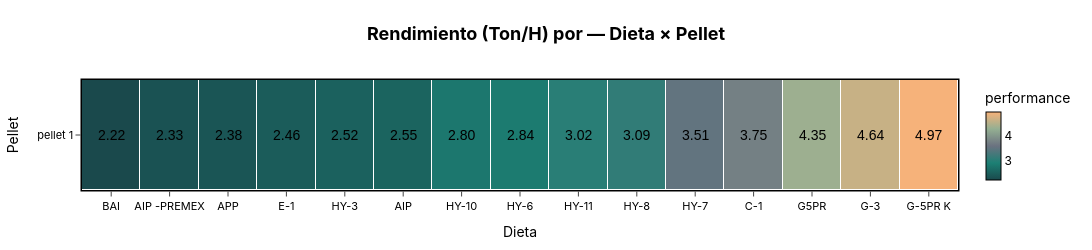

Notebook code cell kept with this figure:
### Code cell
df1 = prod_pel_trimmed[(prod_pel_trimmed["pellet"].isin(["pellet 1"]))].copy()
df1_grouped = df1.groupby(["feed_type", "pellet"]).agg(
    performance=("performance", "mean"),
    quantity_tm=("quantity_tm", "sum"),
    ).reset_index()
df1_grouped = df1_grouped[df1_grouped["quantity_tm"] > 20]
df1_grouped.sort_values(by="performance", inplace=True)

fig_1 = plot_heatmap(
    df=df1_grouped,
    x_col="feed_type",
    y_col="pellet",
    x_order=df1_grouped["feed_type"],
    value_col="performance",
    show_secondary_labels=False,
    title="Rendimiento (Ton/H) por — Dieta × Pellet",
    width=1100, height=250,
    colorscale=corporate_colorscale,
     x_title="Dieta",
    y_title='Pellet'
)
fig_1.show()
s3.save_plotly_html(fig_1, "pellet_heatmap_rendimiento_pellet1.html")

### Figure 1 — Plotly figure (JSON) as saved in the notebook; plotly's stock layout.template omitted (floating-point values rounded to 4 significant figures)
{"data": [{"colorbar": {"outlinecolor": "black", "outlinewidth": 1, "thickness": 15, "tickfont": {"color": "black"}, "title": {"font": {"color": "black"}, "text": "performance"}}, "colorscale": [[0, "#1A494C"], [0.25, "#1C8074"], [0.5, "#6B7280"], [0.75, "#94AF92"], [1, "#F6B27A"]], "customdata": [[null, null, null, null, null, null, null, null, null, null, null, null, null, null, null]], "hovertemplate": "<b>Dieta:</b> %{x}<br><b>Pellet:</b> %{y}<br><b>performance:</b> %{text}<extra></extra>", "text": [["2.22", "2.33", "2.38", "2.46", "2.52", "2.55", "2.80", "2.84", "3.02", "3.09", "3.51", "3.75", "4.35", "4.64", "4.97"]], "type": "heatmap", "x": ["BAI", "AIP -PREMEX", "APP", "E-1", "HY-3", "AIP", "HY-10", "HY-6", "HY-11", "HY-8", "HY-7", "C-1", "G5PR", "G-3", "G-5PR K"], "xgap": 1, "y": ["pellet 1"], "ygap": 1, "z": [[2.221, 2.333, 2.376, 2.46, 2.525, 2.554, 2.799, 2.841, 3.021, 3.091, 3.513, 3.748, 4.345, 4.641, 4.969]], "zmax": 4.969, "zmin": 2.221}], "layout": {"annotations": [{"font": {"color": "black", "family": "Arial", "size": 14}, "showarrow": false, "text": "2.22", "x": "BAI", "y": "pellet 1"}, {"font": {"color": "black", "family": "Arial", "size": 14}, "showarrow": false, "text": "2.33", "x": "AIP -PREMEX", "y": "pellet 1"}, {"font": {"color": "black", "family": "Arial", "size": 14}, "showarrow": false, "text": "2.38", "x": "APP", "y": "pellet 1"}, {"font": {"color": "black", "family": "Arial", "size": 14}, "showarrow": false, "text": "2.46", "x": "E-1", "y": "pellet 1"}, {"font": {"color": "black", "family": "Arial", "size": 14}, "showarrow": false, "text": "2.52", "x": "HY-3", "y": "pellet 1"}, {"font": {"color": "black", "family": "Arial", "size": 14}, "showarrow": false, "text": "2.55", "x": "AIP", "y": "pellet 1"}, {"font": {"color": "black", "family": "Arial", "size": 14}, "showarrow": false, "text": "2.80", "x": "HY-10", "y": "pellet 1"}, {"font": {"color": "black", "family": "Arial", "size": 14}, "showarrow": false, "text": "2.84", "x": "HY-6", "y": "pellet 1"}, {"font": {"color": "black", "family": "Arial", "size": 14}, "showarrow": false, "text": "3.02", "x": "HY-11", "y": "pellet 1"}, {"font": {"color": "black", "family": "Arial", "size": 14}, "showarrow": false, "text": "3.09", "x": "HY-8", "y": "pellet 1"}, {"font": {"color": "black", "family": "Arial", "size": 14}, "showarrow": false, "text": "3.51", "x": "HY-7", "y": "pellet 1"}, {"font": {"color": "black", "family": "Arial", "size": 14}, "showarrow": false, "text": "3.75", "x": "C-1", "y": "pellet 1"}, {"font": {"color": "black", "family": "Arial", "size": 14}, "showarrow": false, "text": "4.35", "x": "G5PR", "y": "pellet 1"}, {"font": {"color": "black", "family": "Arial", "size": 14}, "showarrow": false, "text": "4.64", "x": "G-3", "y": "pellet 1"}, {"font": {"color": "black", "family": "Arial", "size": 14}, "showarrow": false, "text": "4.97", "x": "G-5PR K", "y": "pellet 1"}], "font": {"color": "black", "family": "Inter, Arial, sans-serif"}, "height": 250, "margin": {"b": 60, "l": 60, "r": 60, "t": 80}, "paper_bgcolor": "rgba(0,0,0,0)", "plot_bgcolor": "rgba(0,0,0,0)", "title": {"font": {"color": "black", "size": 18}, "text": "<b>Rendimiento (Ton/H) por — Dieta × Pellet<b>", "x": 0.5}, "width": 1100, "xaxis": {"gridcolor": "rgba(0,0,0,0)", "linecolor": "black", "linewidth": 1.5, "mirror": true, "showline": true, "side": "bottom", "tickfont": {"color": "black", "size": 11}, "ticklen": 5, "ticks": "outside", "title": {"text": "Dieta"}}, "yaxis": {"autorange": "reversed", "gridcolor": "rgba(0,0,0,0)", "linecolor": "black", "linewidth": 1.5, "mirror": true, "showline": true, "tickfont": {"color": "black", "size": 11}, "ticklen": 5, "ticks": "outside", "title": {"text": "Pellet"}}}}
